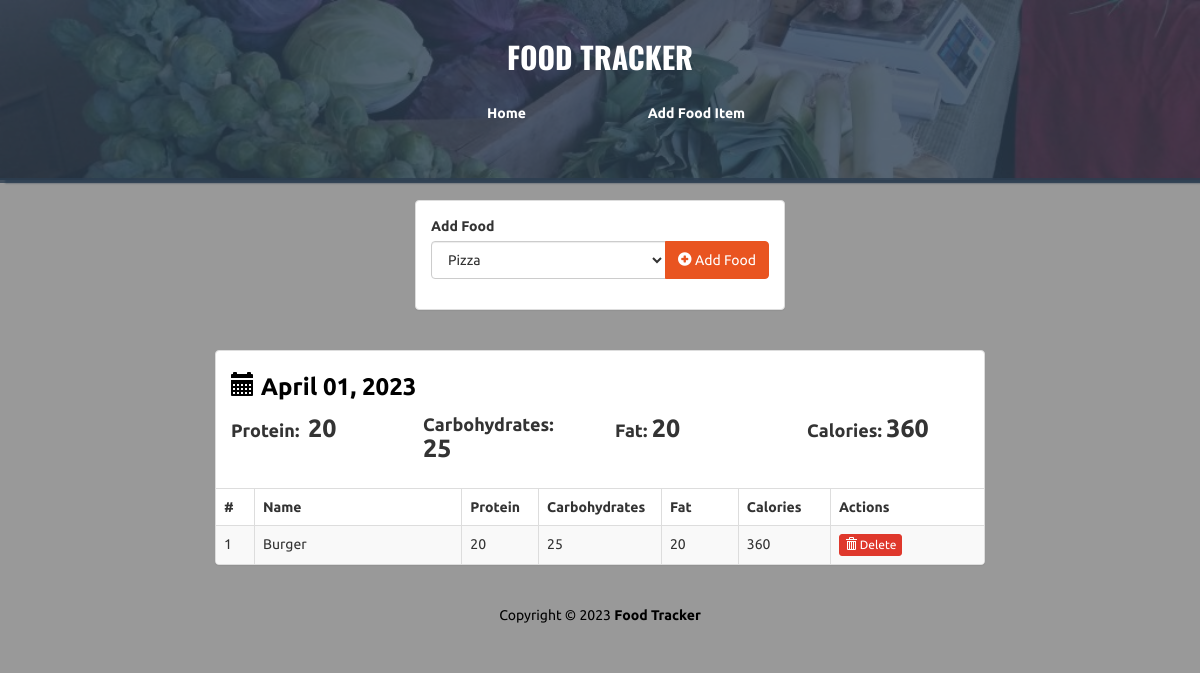
Page /view/2 on the committed database.
### foodtracker/models.py (models this page shows)
class Log(db.Model):
    id = db.Column(db.Integer, primary_key=True)
    date = db.Column(db.Date, nullable=False)
    foods = db.relationship('Food', secondary=log_food)

class Food(db.Model):
    id = db.Column(db.Integer, primary_key=True)
    name = db.Column(db.String(50), unique=True, nullable=False)
    proteins = db.Column(db.Integer, nullable=False)
    carbs = db.Column(db.Integer, nullable=False)
    fats = db.Column(db.Integer, nullable=False)
    @property
    def calories(self):
        return self.proteins * 4 + self.carbs * 4 + self.fats * 9

### foodtracker/main/routes.py (the view)
@main.route('/view/<int:log_id>')
def view(log_id):
    log = Log.query.get_or_404(log_id)
    foods = Food.query.all()
    totals = {
        'protein': 0,
        'carbs': 0,
        'fat': 0,
        'calories': 0
    }
    for food in log.foods:
        totals['protein'] += food.proteins
        totals['carbs'] += food.carbs
        totals['fat'] += food.fats
        totals['calories'] += food.calories
    return render_template('view.html', foods=foods, log=log, totals=totals)

### foodtracker/templates/view.html (shortened to what this page needs)
<!DOCTYPE html>
<html lang="en">
	<head>
		<link rel="stylesheet" href="{{ url_for('static', filename='Bootstrap/css/united.min.css') }}" />
		<link rel="stylesheet" href="{{ url_for('static', filename='styles.css') }}" />
	</head>
	<body>
		<div class="container-fluid" id="wrapper">
			<div class="row" id="homeJumbo">
				<div class="overlay"></div>
				<div class="col-lg-12">
					<h1>
						<a href="{{ url_for('main.index') }}">FOOD TRACKER</a>
					</h1>
					<div class="row t20">
						<div class="col-lg-4 col-lg-offset-4">
							<ul class="nav nav-pills nav-justified">
							  <li role="presentation">
							  	<a href="{{ url_for('main.index') }}" title="Home">Home</a>
							  </li>
							  <li role="presentation">
							  	<a href="{{ url_for('main.add') }}" title="Add Food Item">Add Food Item</a>
							  </li>
							</ul>
						</div>
					</div>
				</div>
			</div>
			<div class="row t20">
				<div class="col-lg-4 col-lg-offset-4">
					<div class="panel panel-default">
						<div class="panel-body">
							<form action="{{ url_for('main.add_food_to_log', log_id=log.id) }}" method="POST" role="form">
								<div class="form-group">
									<label>Add Food</label>
									<div class="input-group">
									  <select class="form-control" name="food-select">
										  {% for food in foods %}
											<option value="{{ food.id }}">{{ food.name }}</option>
									      {% endfor %}
					                    </select>
									  <span class="input-group-btn">
										<button type="submit" class="btn btn-primary" id="add-btn">
										  <i class="glyphicon glyphicon-plus-sign"></i> Add Food
										</button>
									  </span>
									</div>
								</div>
							</form>
						</div>
					</div>
				</div>
			</div>
			<div class="row t20">
				<div class="col-lg-8 col-lg-offset-2">
					<div class="panel panel-default">
						<div class="panel-body">
							<h3 class="lean-h text-black">
								<i class="glyphicon glyphicon-calendar"></i> {{ log.date.strftime('%B %d, %Y') }}
							</h3>
							<div class="row">
								<div class="col-lg-3">
									<h4 class="lean-h">
										Protein: &nbsp;<strong class="f25">{{ totals['protein'] }}</strong>
									</h4>
								</div>
								<div class="col-lg-3">
									<h4 class="lean-h">
										Carbohydrates: <strong class="f25">{{ totals['carbs'] }}</strong>
									</h4>
								</div>
								<div class="col-lg-3">
									<h4 class="lean-h">
										Fat: <strong class="f25">{{ totals['fat'] }}</strong>
									</h4>
								</div>
								<div class="col-lg-3">
									<h4 class="lean-h">
										Calories: <strong class="f25">{{ totals['calories'] }}</strong>
									</h4>
								</div>
							</div>
						</div>
						<div class="table-responsive">
							<table class="table table-striped table-hover table-bordered">
								<thead>
									<tr>
										<th style="width: 5%;">#</th>
										<th>Name</th>
										<th style="width: 10%;">Protein</th>
										<th style="width: 16%;">Carbohydrates</th>
										<th style="width: 10%;">Fat</th>
										<th style="width: 12%;">Calories</th>
										<th style="width: 20%;">Actions</th>
									</tr>
								</thead>
								<tbody>
									{% for food in log.foods %}
									<tr>
										<td>{{ loop.index }}</td><td>{{ food.name }}</td><td>{{ food.proteins }}</td>
										<td>{{ food.carbs }}</td><td>{{ food.fats }}</th><td>{{ food.calories }}</td>
										<td>
											<a href="{{ url_for('main.remove_food_from_log', log_id=log.id, food_id=food.id) }}" class="btn btn-danger btn-xs">
												<i class="glyphicon glyphicon-trash"></i> Delete
											</a>
										</td>
									</tr>
									{% endfor %}
								</tbody>
							</table>
						</div>
					</div>
				</div>
			</div>
			<footer>
				<div class="row pad">
					<div class="col-lg-12 text-center">
						Copyright &copy; 2023 <strong>Food Tracker</strong>
					</div>
				</div>
			</footer>
		</div>
	</body>
</html>

### foodtracker/static/styles.css (style rules this page uses)
body { background: rgba(0, 0, 0, 0.4); font-family: "Ubuntu", sans-serif; }
#homeJumbo { position: relative; min-height: 180px; background: rgba(44, 62, 80, 0.8); background-image: url("./img/bg.jpg"); background-size: cover; background-repeat: no-repeat; border-bottom: 2px solid rgba(44, 62, 80, 0.8); box-shadow: 7px 1px 2px 2px rgba(44, 62, 80, 0.8); }
#homeJumbo > div.overlay { position: absolute; height: 183px; width: 100%; background: rgba(44, 62, 80, 0.8); }
#homeJumbo h1 { font-size: 30px; color: white; font-family: "Oswald"; text-align: center; padding-top: 20px; font-weight: bolder; }
#homeJumbo h1 > a { color: white; text-decoration: none; }
.t20 { margin-top: 20px; }
.f25 { font-size: 25px; }
.nav-justified > li > a { color: white; font-weight: bolder; }
.nav-pills > li + li { padding-left: 10px; }
.lean-h { margin-top: 5px; margin-bottom: 10px; font-weight: bolder; }
.text-black { color: black !important; }
footer { margin-top: 20px; color: black; margin-bottom: 20px; }

### rows in the picture
Log: date "April 01, 2023"
Food: name "Burger", proteins "20", carbs "25", fats "20", calories "360"

### other values in the picture
{{ totals['protein'] }} "20"
{{ totals['carbs'] }} "25"
{{ totals['fat'] }} "20"
{{ totals['calories'] }} "360"
form field food-select "Pizza"
